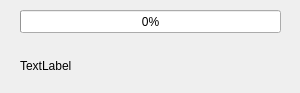
<?xml version="1.0" encoding="UTF-8"?>
<ui version="4.0">
 <class>Dialog_Progress</class>
 <widget class="QDialog" name="Dialog_Progress">
  <property name="geometry">
   <rect>
    <x>0</x>
    <y>0</y>
    <width>300</width>
    <height>93</height>
   </rect>
  </property>
  <property name="maximumSize">
   <size>
    <width>300</width>
    <height>100</height>
   </size>
  </property>
  <property name="windowTitle">
   <string>TITLE</string>
  </property>
  <widget class="QProgressBar" name="progressBar">
   <property name="geometry">
    <rect>
     <x>20</x>
     <y>10</y>
     <width>261</width>
     <height>23</height>
    </rect>
   </property>
   <property name="value">
    <number>0</number>
   </property>
  </widget>
  <widget class="QLabel" name="label_dialog">
   <property name="geometry">
    <rect>
     <x>20</x>
     <y>40</y>
     <width>251</width>
     <height>51</height>
    </rect>
   </property>
   <property name="text">
    <string>TextLabel</string>
   </property>
  </widget>
 </widget>
 <resources/>
 <connections/>
</ui>
